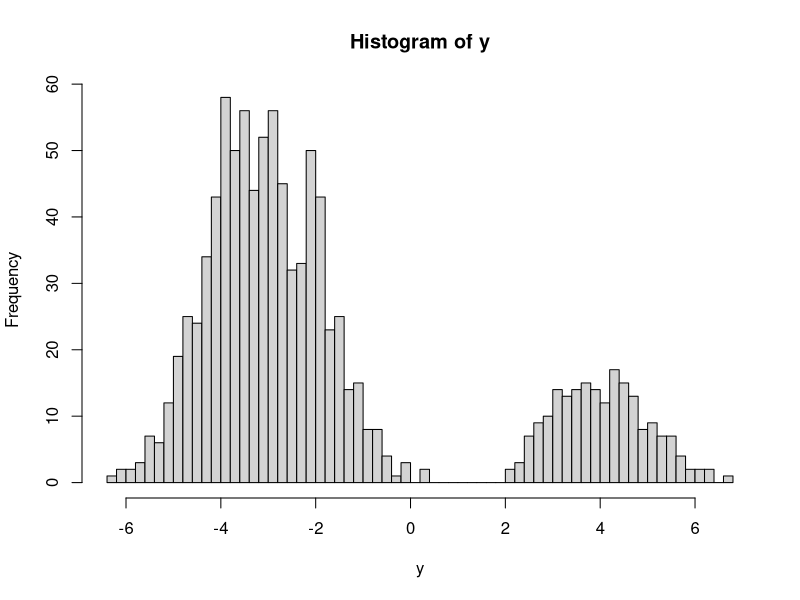
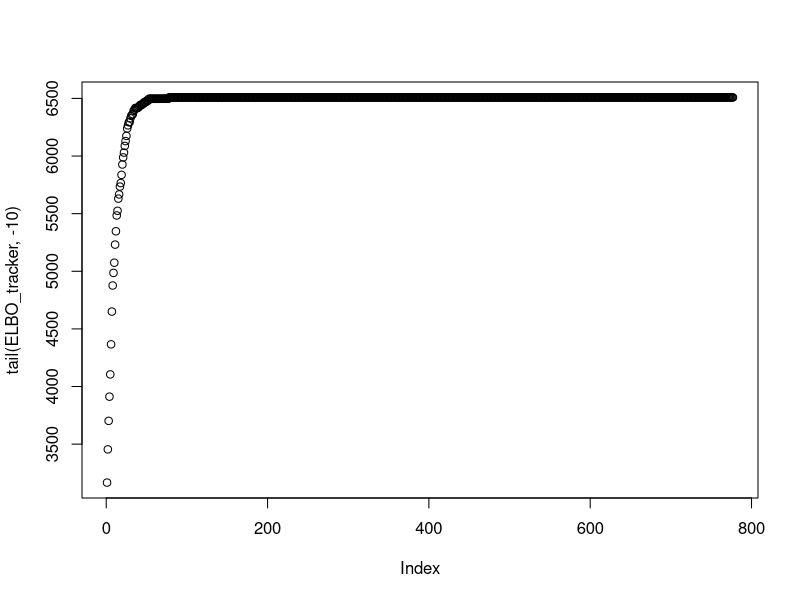
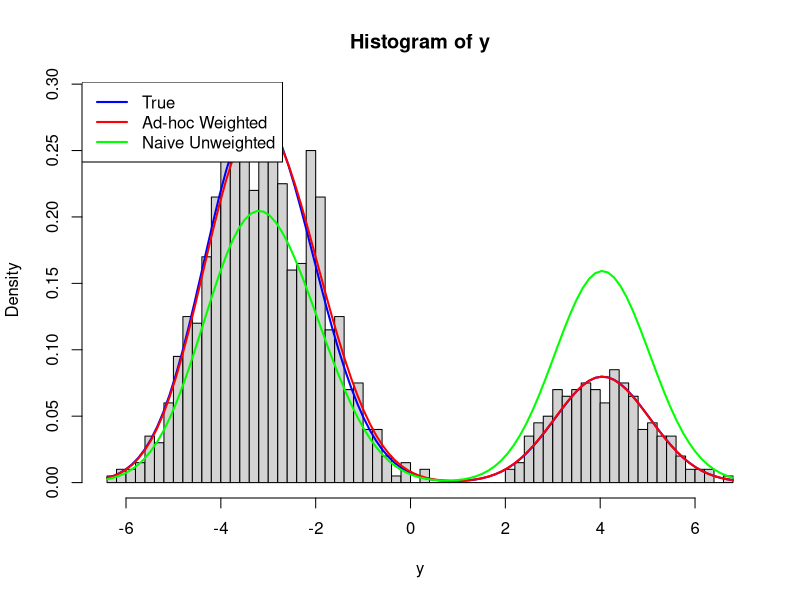

The R source for these figures, in order:
# Fitting a discrete Gaussian mixture model by variational Bayes
# SVI, adapted from James's code.

# utility for equal-variance Gaussian mixture
dnormix = function(x, mu, w) {
	K = length(mu)
	out = rep(0, length(x))
	for(j in 1:K) {
		out = out + w[j]*dnorm(x, mu[j], 1)
	}
	out
}

# constructs a matrix by repeating a vector x over n rows
# like repmat in Matlab
rep_rows = function(x, n) {
	t(matrix(rep(x, n), ncol=n))
}

# hyperpars and sample size
K = 5
tau = 3
N = 1000
minibatch=100

# Mixture model parameters
p_true = rep(1/K, K)
mu_true = rnorm(K, 0, 3)
c_true = sample(K, size=N, replace=TRUE, prob=p_true)
y = rnorm(N, mu_true[c_true], 1)

hist(y, 50)


# initialize variational parameters
m_hat = rnorm(K, 0, 1)
s2_hat = rgamma(K, 2, 2)
full_phi = matrix(1/K,nrow=N, ncol=K)

max_steps = 1000
rel_tol = 1e-9
ELBO_tracker = rep(NA, max_steps)

converged = FALSE
step_counter = 1
old_ELBO = -1e100

# step size parameters
forget = .75
delay = 2.0

while({!converged} & {step_counter <= max_steps}) {
	idx = sample.int(N,size=minibatch)
  
	# update variational distribution for cluster indicators
	if(minibatch >0){
	  psi_hat = outer(y[idx],m_hat) - (0.5* rep_rows( s2_hat + m_hat^2,minibatch))
	  epsi_hat = exp(psi_hat)
	  phi_hat = epsi_hat/rowSums(epsi_hat)
	} else {
	  psi_hat = (y[idx]*m_hat) - (0.5*( s2_hat + m_hat^2))
	
	  epsi_hat = exp(psi_hat)
	  phi_hat = epsi_hat/sum(epsi_hat)
	}
	
	full_phi[idx,] = phi_hat
	weight = (step_counter	+ delay)^(-1.*forget)

	# Update variational distribution for mixture components
	natural_mu = (m_hat/s2_hat)
	natural_s2 = (-.5 / s2_hat)

	if (minibatch > 1){
	  phi_sum = colSums(phi_hat)/minibatch
	} else{
	  phi_sum = phi_hat
	}

	s2_intermediate = -.5*((tau^(-2)) + (N * phi_sum))
	s2_hat = ((1-weight)*natural_s2) + (weight*s2_intermediate)

	# reparamaterize s2_k
	s2_hat = -.5 / s2_hat

	if (minibatch > 1){
	  phi_prod = drop(crossprod(phi_hat, y[idx])) / minibatch
	}	else{
	  phi_prod = drop(phi_hat* y[idx])
	}

	m_hat_intermediate = N * phi_prod
  m_hat = ((1-weight)*natural_mu) + (weight*m_hat_intermediate)
  #m_hat = ((1-weight)*natural_mu) + (weight*m_hat_intermediate)

  # reparamaterize m_k
  m_hat = drop(m_hat*s2_hat)
  
	# Check ELBO (up to constant terms)
	E1 = {-1/(2*tau^2)}*sum(s2_hat + m_hat^2)
	#psi_hat = outer(y, m_hat) - (.5 /  ((tau^(-2) +1) )*rep_rows( s2_hat + m_hat^2, N))
	psi_hat = outer(y, m_hat) - 0.5*rep_rows(s2_hat + m_hat^2, N)
	E3 = sum(full_phi*psi_hat)
	E4 = sum(full_phi*log(full_phi))
	new_ELBO = E1 + E3 - E4
	ELBO_tracker[step_counter] = new_ELBO
	
	# check convergence
	delta = abs(new_ELBO - old_ELBO)
	converged = delta/(abs(old_ELBO) + rel_tol) < rel_tol
	if(!converged) {
		old_ELBO = new_ELBO
		step_counter = step_counter + 1
	}
}
ELBO_tracker = na.omit(ELBO_tracker)
converged; step_counter

plot(tail(ELBO_tracker, -10))

sort(m_hat)
sort(mu_true)

# Note: defining the predictive distribution is tricky.
# I'll cheat by calculating an average of the mixture indicators
# and use these as weights in a "posterior" mixture model
w_hat = colMeans(full_phi)

hist(y, 50, prob=TRUE)
curve(dnormix(x, mu_true, rep(1/K, K)), col='blue', lwd=2, add=TRUE)
curve(dnormix(x, m_hat, w_hat), col='red', lwd=2, add=TRUE)

# the naive unweighted predictive density
# won't work well if we get "collapsing" of mixture components
# in the variational approximation
curve(dnormix(x, m_hat, rep(1/K, K)), col='green', lwd=2, add=TRUE)
legend('topleft', lwd=2, col=c('blue', 'red', 'green'),
	legend=c("True", "Ad-hoc Weighted", "Naive Unweighted"))
	